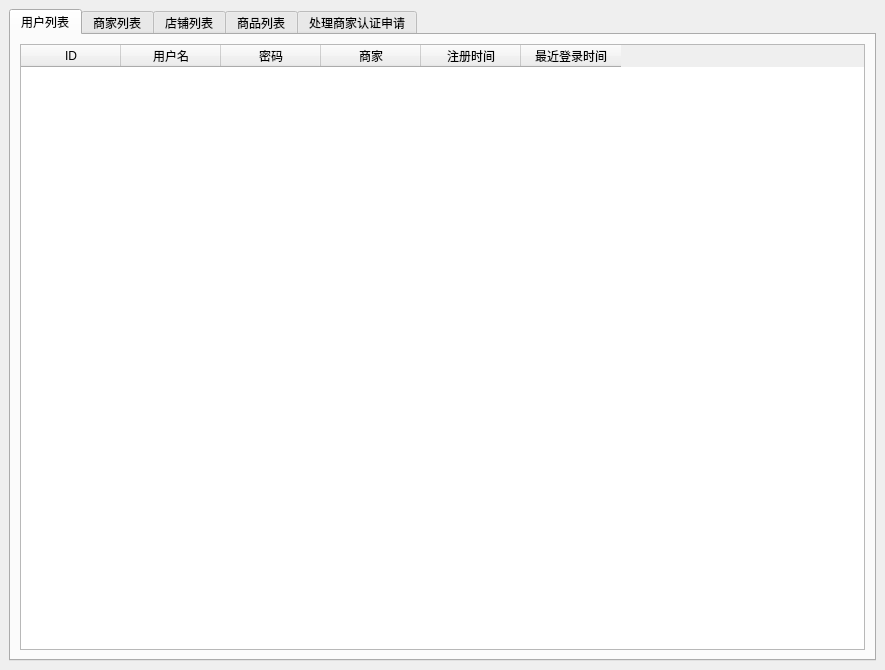
<?xml version="1.0" encoding="UTF-8"?>
<ui version="4.0">
 <class>AdminMainWindow</class>
 <widget class="QMainWindow" name="AdminMainWindow">
  <property name="geometry">
   <rect>
    <x>0</x>
    <y>0</y>
    <width>885</width>
    <height>670</height>
   </rect>
  </property>
  <property name="windowTitle">
   <string>管理</string>
  </property>
  <widget class="QWidget" name="centralwidget">
   <layout class="QVBoxLayout" name="verticalLayout">
    <item>
     <widget class="QTabWidget" name="tabWidget">
      <property name="currentIndex">
       <number>0</number>
      </property>
      <widget class="QWidget" name="tabUser">
       <attribute name="title">
        <string>用户列表</string>
       </attribute>
       <layout class="QVBoxLayout" name="verticalLayout_2">
        <item>
         <widget class="QTableWidget" name="tableWidgetUser">
          <column>
           <property name="text">
            <string>ID</string>
           </property>
          </column>
          <column>
           <property name="text">
            <string>用户名</string>
           </property>
          </column>
          <column>
           <property name="text">
            <string>密码</string>
           </property>
          </column>
          <column>
           <property name="text">
            <string>商家</string>
           </property>
          </column>
          <column>
           <property name="text">
            <string>注册时间</string>
           </property>
          </column>
          <column>
           <property name="text">
            <string>最近登录时间</string>
           </property>
          </column>
         </widget>
        </item>
       </layout>
      </widget>
      <widget class="QWidget" name="tabSeller">
       <attribute name="title">
        <string>商家列表</string>
       </attribute>
       <layout class="QVBoxLayout" name="verticalLayout_3">
        <item>
         <widget class="QTableWidget" name="tableWidgetSeller">
          <column>
           <property name="text">
            <string>ID</string>
           </property>
          </column>
          <column>
           <property name="text">
            <string>电话</string>
           </property>
          </column>
          <column>
           <property name="text">
            <string>姓名</string>
           </property>
          </column>
          <column>
           <property name="text">
            <string>证件号</string>
           </property>
          </column>
         </widget>
        </item>
       </layout>
      </widget>
      <widget class="QWidget" name="tabShop">
       <attribute name="title">
        <string>店铺列表</string>
       </attribute>
       <layout class="QVBoxLayout" name="verticalLayout_4">
        <item>
         <widget class="QTableWidget" name="tableWidgetShop">
          <column>
           <property name="text">
            <string>ID</string>
           </property>
          </column>
          <column>
           <property name="text">
            <string>名称</string>
           </property>
          </column>
          <column>
           <property name="text">
            <string>描述</string>
           </property>
          </column>
          <column>
           <property name="text">
            <string>状态</string>
           </property>
          </column>
          <column>
           <property name="text">
            <string>商家用户名</string>
           </property>
          </column>
         </widget>
        </item>
       </layout>
      </widget>
      <widget class="QWidget" name="tabGoods">
       <attribute name="title">
        <string>商品列表</string>
       </attribute>
       <layout class="QVBoxLayout" name="verticalLayout_5">
        <item>
         <widget class="QTableWidget" name="tableWidgetGoods">
          <column>
           <property name="text">
            <string>ID</string>
           </property>
          </column>
          <column>
           <property name="text">
            <string>名称</string>
           </property>
          </column>
          <column>
           <property name="text">
            <string>描述</string>
           </property>
          </column>
          <column>
           <property name="text">
            <string>价格</string>
           </property>
          </column>
          <column>
           <property name="text">
            <string>状态</string>
           </property>
          </column>
          <column>
           <property name="text">
            <string>店铺名</string>
           </property>
          </column>
         </widget>
        </item>
       </layout>
      </widget>
      <widget class="QWidget" name="tabApply">
       <attribute name="title">
        <string>处理商家认证申请</string>
       </attribute>
       <layout class="QVBoxLayout" name="verticalLayout_6">
        <item>
         <widget class="QTableWidget" name="tableWidgetApply">
          <column>
           <property name="text">
            <string>ID</string>
           </property>
          </column>
          <column>
           <property name="text">
            <string>用户ID</string>
           </property>
          </column>
          <column>
           <property name="text">
            <string>电话</string>
           </property>
          </column>
          <column>
           <property name="text">
            <string>姓名</string>
           </property>
          </column>
          <column>
           <property name="text">
            <string>证件号</string>
           </property>
          </column>
          <column>
           <property name="text">
            <string>申请时间</string>
           </property>
          </column>
          <column>
           <property name="text">
            <string>状态</string>
           </property>
          </column>
         </widget>
        </item>
       </layout>
      </widget>
     </widget>
    </item>
   </layout>
  </widget>
 </widget>
 <resources/>
 <connections/>
</ui>
